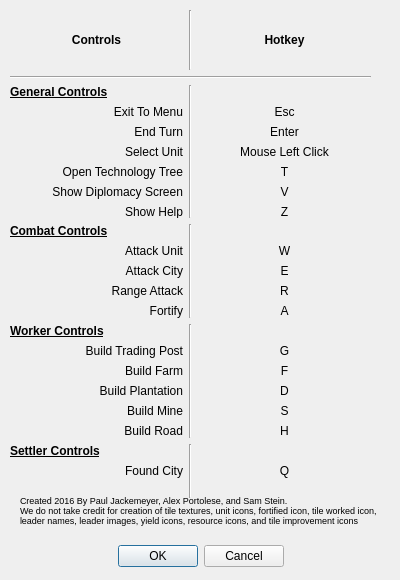
<?xml version="1.0" encoding="UTF-8"?>
<ui version="4.0">
 <class>About</class>
 <widget class="QDialog" name="About">
  <property name="geometry">
   <rect>
    <x>0</x>
    <y>0</y>
    <width>400</width>
    <height>580</height>
   </rect>
  </property>
  <property name="windowTitle">
   <string>Controls</string>
  </property>
  <widget class="QDialogButtonBox" name="buttonBox">
   <property name="geometry">
    <rect>
     <x>30</x>
     <y>540</y>
     <width>341</width>
     <height>32</height>
    </rect>
   </property>
   <property name="orientation">
    <enum>Qt::Horizontal</enum>
   </property>
   <property name="standardButtons">
    <set>QDialogButtonBox::Cancel|QDialogButtonBox::Ok</set>
   </property>
   <property name="centerButtons">
    <bool>true</bool>
   </property>
  </widget>
  <widget class="QWidget" name="verticalLayoutWidget">
   <property name="geometry">
    <rect>
     <x>10</x>
     <y>10</y>
     <width>361</width>
     <height>488</height>
    </rect>
   </property>
   <layout class="QVBoxLayout" name="verticalLayout">
    <item>
     <layout class="QHBoxLayout" name="horizontalLayout">
      <item>
       <widget class="QLabel" name="label">
        <property name="minimumSize">
         <size>
          <width>171</width>
          <height>60</height>
         </size>
        </property>
        <property name="font">
         <font>
          <weight>75</weight>
          <bold>true</bold>
         </font>
        </property>
        <property name="text">
         <string>Controls</string>
        </property>
        <property name="alignment">
         <set>Qt::AlignCenter</set>
        </property>
       </widget>
      </item>
      <item>
       <widget class="Line" name="line">
        <property name="orientation">
         <enum>Qt::Vertical</enum>
        </property>
       </widget>
      </item>
      <item>
       <widget class="QLabel" name="label_2">
        <property name="minimumSize">
         <size>
          <width>171</width>
          <height>60</height>
         </size>
        </property>
        <property name="font">
         <font>
          <weight>75</weight>
          <bold>true</bold>
         </font>
        </property>
        <property name="text">
         <string>Hotkey</string>
        </property>
        <property name="alignment">
         <set>Qt::AlignCenter</set>
        </property>
       </widget>
      </item>
     </layout>
    </item>
    <item>
     <widget class="Line" name="line_3">
      <property name="orientation">
       <enum>Qt::Horizontal</enum>
      </property>
     </widget>
    </item>
    <item>
     <layout class="QHBoxLayout" name="horizontalLayout_2">
      <item>
       <layout class="QVBoxLayout" name="verticalLayout_3">
        <item>
         <widget class="QLabel" name="label_25">
          <property name="font">
           <font>
            <weight>75</weight>
            <bold>true</bold>
            <underline>true</underline>
           </font>
          </property>
          <property name="text">
           <string>General Controls</string>
          </property>
         </widget>
        </item>
        <item>
         <widget class="QLabel" name="label_5">
          <property name="text">
           <string>Exit To Menu</string>
          </property>
          <property name="alignment">
           <set>Qt::AlignRight|Qt::AlignTrailing|Qt::AlignVCenter</set>
          </property>
         </widget>
        </item>
        <item>
         <widget class="QLabel" name="label_29">
          <property name="text">
           <string>End Turn</string>
          </property>
          <property name="alignment">
           <set>Qt::AlignRight|Qt::AlignTrailing|Qt::AlignVCenter</set>
          </property>
         </widget>
        </item>
        <item>
         <widget class="QLabel" name="label_3">
          <property name="text">
           <string>Select Unit</string>
          </property>
          <property name="alignment">
           <set>Qt::AlignRight|Qt::AlignTrailing|Qt::AlignVCenter</set>
          </property>
         </widget>
        </item>
        <item>
         <widget class="QLabel" name="label_26">
          <property name="text">
           <string>Open Technology Tree</string>
          </property>
          <property name="alignment">
           <set>Qt::AlignRight|Qt::AlignTrailing|Qt::AlignVCenter</set>
          </property>
         </widget>
        </item>
        <item>
         <widget class="QLabel" name="label_44">
          <property name="text">
           <string>Show Diplomacy Screen</string>
          </property>
          <property name="alignment">
           <set>Qt::AlignRight|Qt::AlignTrailing|Qt::AlignVCenter</set>
          </property>
         </widget>
        </item>
        <item>
         <widget class="QLabel" name="label_42">
          <property name="text">
           <string>Show Help</string>
          </property>
          <property name="alignment">
           <set>Qt::AlignRight|Qt::AlignTrailing|Qt::AlignVCenter</set>
          </property>
         </widget>
        </item>
       </layout>
      </item>
      <item>
       <widget class="Line" name="line_2">
        <property name="orientation">
         <enum>Qt::Vertical</enum>
        </property>
       </widget>
      </item>
      <item>
       <layout class="QVBoxLayout" name="verticalLayout_7">
        <item>
         <widget class="QLabel" name="label_41">
          <property name="text">
           <string/>
          </property>
         </widget>
        </item>
        <item>
         <widget class="QLabel" name="label_6">
          <property name="text">
           <string>Esc</string>
          </property>
          <property name="alignment">
           <set>Qt::AlignCenter</set>
          </property>
         </widget>
        </item>
        <item>
         <widget class="QLabel" name="label_30">
          <property name="text">
           <string>Enter</string>
          </property>
          <property name="alignment">
           <set>Qt::AlignCenter</set>
          </property>
         </widget>
        </item>
        <item>
         <widget class="QLabel" name="label_4">
          <property name="text">
           <string>Mouse Left Click</string>
          </property>
          <property name="alignment">
           <set>Qt::AlignCenter</set>
          </property>
         </widget>
        </item>
        <item>
         <widget class="QLabel" name="label_27">
          <property name="text">
           <string>T</string>
          </property>
          <property name="alignment">
           <set>Qt::AlignCenter</set>
          </property>
         </widget>
        </item>
        <item>
         <widget class="QLabel" name="label_45">
          <property name="text">
           <string>V</string>
          </property>
          <property name="alignment">
           <set>Qt::AlignCenter</set>
          </property>
         </widget>
        </item>
        <item>
         <widget class="QLabel" name="label_43">
          <property name="text">
           <string>Z</string>
          </property>
          <property name="alignment">
           <set>Qt::AlignCenter</set>
          </property>
         </widget>
        </item>
       </layout>
      </item>
     </layout>
    </item>
    <item>
     <layout class="QHBoxLayout" name="horizontalLayout_4">
      <item>
       <layout class="QVBoxLayout" name="verticalLayout_5">
        <item>
         <widget class="QLabel" name="label_18">
          <property name="font">
           <font>
            <weight>75</weight>
            <bold>true</bold>
            <underline>true</underline>
           </font>
          </property>
          <property name="text">
           <string>Combat Controls</string>
          </property>
         </widget>
        </item>
        <item>
         <widget class="QLabel" name="label_19">
          <property name="text">
           <string>Attack Unit</string>
          </property>
          <property name="alignment">
           <set>Qt::AlignRight|Qt::AlignTrailing|Qt::AlignVCenter</set>
          </property>
         </widget>
        </item>
        <item>
         <widget class="QLabel" name="label_20">
          <property name="text">
           <string>Attack City</string>
          </property>
          <property name="alignment">
           <set>Qt::AlignRight|Qt::AlignTrailing|Qt::AlignVCenter</set>
          </property>
         </widget>
        </item>
        <item>
         <widget class="QLabel" name="label_21">
          <property name="text">
           <string>Range Attack</string>
          </property>
          <property name="alignment">
           <set>Qt::AlignRight|Qt::AlignTrailing|Qt::AlignVCenter</set>
          </property>
         </widget>
        </item>
        <item>
         <widget class="QLabel" name="label_7">
          <property name="text">
           <string>Fortify</string>
          </property>
          <property name="alignment">
           <set>Qt::AlignRight|Qt::AlignTrailing|Qt::AlignVCenter</set>
          </property>
         </widget>
        </item>
       </layout>
      </item>
      <item>
       <widget class="Line" name="line_5">
        <property name="orientation">
         <enum>Qt::Vertical</enum>
        </property>
       </widget>
      </item>
      <item>
       <layout class="QVBoxLayout" name="verticalLayout_6">
        <item>
         <widget class="QLabel" name="label_40">
          <property name="text">
           <string/>
          </property>
         </widget>
        </item>
        <item>
         <widget class="QLabel" name="label_22">
          <property name="text">
           <string>W</string>
          </property>
          <property name="alignment">
           <set>Qt::AlignCenter</set>
          </property>
         </widget>
        </item>
        <item>
         <widget class="QLabel" name="label_23">
          <property name="text">
           <string>E</string>
          </property>
          <property name="alignment">
           <set>Qt::AlignCenter</set>
          </property>
         </widget>
        </item>
        <item>
         <widget class="QLabel" name="label_24">
          <property name="text">
           <string>R</string>
          </property>
          <property name="alignment">
           <set>Qt::AlignCenter</set>
          </property>
         </widget>
        </item>
        <item>
         <widget class="QLabel" name="label_8">
          <property name="text">
           <string>A</string>
          </property>
          <property name="alignment">
           <set>Qt::AlignCenter</set>
          </property>
         </widget>
        </item>
       </layout>
      </item>
     </layout>
    </item>
    <item>
     <layout class="QHBoxLayout" name="horizontalLayout_5">
      <item>
       <layout class="QVBoxLayout" name="verticalLayout_2">
        <item>
         <widget class="QLabel" name="label_9">
          <property name="font">
           <font>
            <weight>75</weight>
            <bold>true</bold>
            <underline>true</underline>
           </font>
          </property>
          <property name="text">
           <string>Worker Controls</string>
          </property>
          <property name="alignment">
           <set>Qt::AlignLeading|Qt::AlignLeft|Qt::AlignVCenter</set>
          </property>
         </widget>
        </item>
        <item>
         <widget class="QLabel" name="label_13">
          <property name="text">
           <string>Build Trading Post</string>
          </property>
          <property name="alignment">
           <set>Qt::AlignRight|Qt::AlignTrailing|Qt::AlignVCenter</set>
          </property>
         </widget>
        </item>
        <item>
         <widget class="QLabel" name="label_10">
          <property name="text">
           <string>Build Farm</string>
          </property>
          <property name="alignment">
           <set>Qt::AlignRight|Qt::AlignTrailing|Qt::AlignVCenter</set>
          </property>
         </widget>
        </item>
        <item>
         <widget class="QLabel" name="label_11">
          <property name="text">
           <string>Build Plantation</string>
          </property>
          <property name="alignment">
           <set>Qt::AlignRight|Qt::AlignTrailing|Qt::AlignVCenter</set>
          </property>
         </widget>
        </item>
        <item>
         <widget class="QLabel" name="label_12">
          <property name="text">
           <string>Build Mine</string>
          </property>
          <property name="alignment">
           <set>Qt::AlignRight|Qt::AlignTrailing|Qt::AlignVCenter</set>
          </property>
         </widget>
        </item>
        <item>
         <widget class="QLabel" name="label_31">
          <property name="text">
           <string>Build Road</string>
          </property>
          <property name="alignment">
           <set>Qt::AlignRight|Qt::AlignTrailing|Qt::AlignVCenter</set>
          </property>
         </widget>
        </item>
       </layout>
      </item>
      <item>
       <widget class="Line" name="line_6">
        <property name="orientation">
         <enum>Qt::Vertical</enum>
        </property>
       </widget>
      </item>
      <item>
       <layout class="QVBoxLayout" name="verticalLayout_4">
        <item>
         <widget class="QLabel" name="label_39">
          <property name="text">
           <string/>
          </property>
         </widget>
        </item>
        <item>
         <widget class="QLabel" name="label_17">
          <property name="text">
           <string>G</string>
          </property>
          <property name="alignment">
           <set>Qt::AlignCenter</set>
          </property>
         </widget>
        </item>
        <item>
         <widget class="QLabel" name="label_14">
          <property name="text">
           <string>F</string>
          </property>
          <property name="alignment">
           <set>Qt::AlignCenter</set>
          </property>
         </widget>
        </item>
        <item>
         <widget class="QLabel" name="label_16">
          <property name="text">
           <string>D</string>
          </property>
          <property name="alignment">
           <set>Qt::AlignCenter</set>
          </property>
         </widget>
        </item>
        <item>
         <widget class="QLabel" name="label_15">
          <property name="text">
           <string>S</string>
          </property>
          <property name="alignment">
           <set>Qt::AlignCenter</set>
          </property>
         </widget>
        </item>
        <item>
         <widget class="QLabel" name="label_32">
          <property name="text">
           <string>H</string>
          </property>
          <property name="alignment">
           <set>Qt::AlignCenter</set>
          </property>
         </widget>
        </item>
       </layout>
      </item>
     </layout>
    </item>
    <item>
     <layout class="QHBoxLayout" name="horizontalLayout_3">
      <item>
       <layout class="QVBoxLayout" name="verticalLayout_8">
        <item>
         <widget class="QLabel" name="label_33">
          <property name="font">
           <font>
            <weight>75</weight>
            <bold>true</bold>
            <underline>true</underline>
           </font>
          </property>
          <property name="text">
           <string>Settler Controls</string>
          </property>
         </widget>
        </item>
        <item>
         <widget class="QLabel" name="label_34">
          <property name="text">
           <string>Found City</string>
          </property>
          <property name="alignment">
           <set>Qt::AlignRight|Qt::AlignTrailing|Qt::AlignVCenter</set>
          </property>
         </widget>
        </item>
        <item>
         <widget class="QLabel" name="label_36">
          <property name="text">
           <string/>
          </property>
         </widget>
        </item>
       </layout>
      </item>
      <item>
       <widget class="Line" name="line_4">
        <property name="orientation">
         <enum>Qt::Vertical</enum>
        </property>
       </widget>
      </item>
      <item>
       <layout class="QVBoxLayout" name="verticalLayout_9">
        <item>
         <widget class="QLabel" name="label_37">
          <property name="text">
           <string/>
          </property>
         </widget>
        </item>
        <item>
         <widget class="QLabel" name="label_35">
          <property name="text">
           <string>Q</string>
          </property>
          <property name="alignment">
           <set>Qt::AlignCenter</set>
          </property>
         </widget>
        </item>
        <item>
         <widget class="QLabel" name="label_38">
          <property name="text">
           <string/>
          </property>
         </widget>
        </item>
       </layout>
      </item>
     </layout>
    </item>
   </layout>
  </widget>
  <widget class="QLabel" name="label_28">
   <property name="geometry">
    <rect>
     <x>20</x>
     <y>490</y>
     <width>361</width>
     <height>41</height>
    </rect>
   </property>
   <property name="font">
    <font>
     <pointsize>7</pointsize>
    </font>
   </property>
   <property name="text">
    <string>Created 2016 By Paul Jackemeyer, Alex Portolese, and Sam Stein. 
We do not take credit for creation of tile textures, unit icons, fortified icon, tile worked icon, leader names, leader images, yield icons, resource icons, and tile improvement icons</string>
   </property>
   <property name="wordWrap">
    <bool>true</bool>
   </property>
  </widget>
 </widget>
 <resources/>
 <connections>
  <connection>
   <sender>buttonBox</sender>
   <signal>accepted()</signal>
   <receiver>About</receiver>
   <slot>accept()</slot>
   <hints>
    <hint type="sourcelabel">
     <x>258</x>
     <y>454</y>
    </hint>
    <hint type="destinationlabel">
     <x>157</x>
     <y>274</y>
    </hint>
   </hints>
  </connection>
  <connection>
   <sender>buttonBox</sender>
   <signal>rejected()</signal>
   <receiver>About</receiver>
   <slot>reject()</slot>
   <hints>
    <hint type="sourcelabel">
     <x>326</x>
     <y>460</y>
    </hint>
    <hint type="destinationlabel">
     <x>286</x>
     <y>274</y>
    </hint>
   </hints>
  </connection>
 </connections>
</ui>
